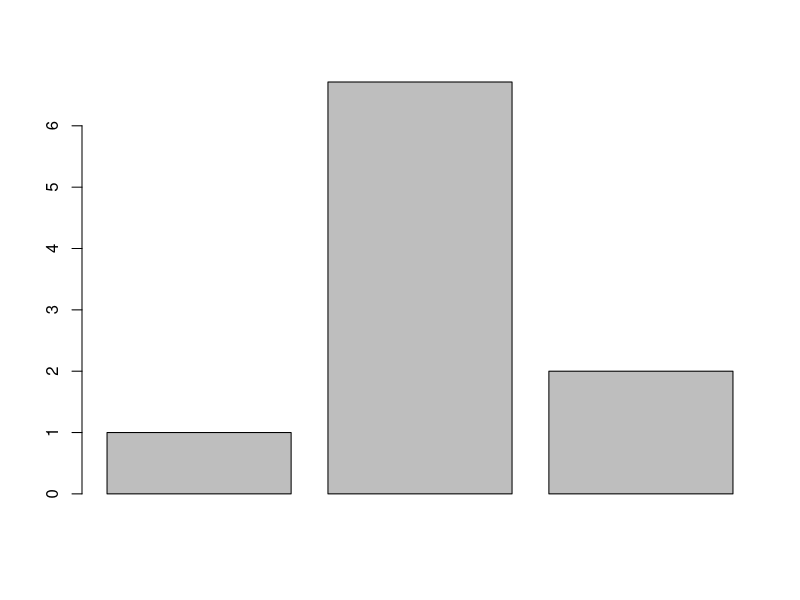
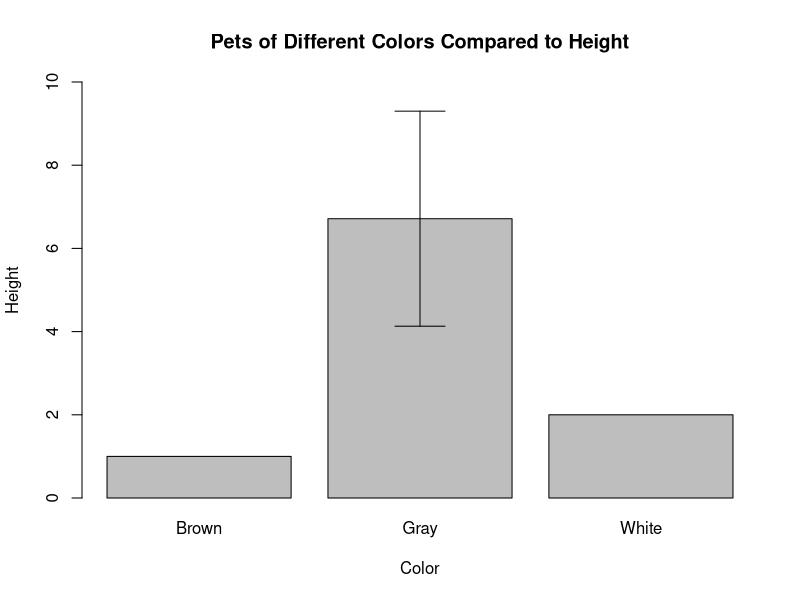
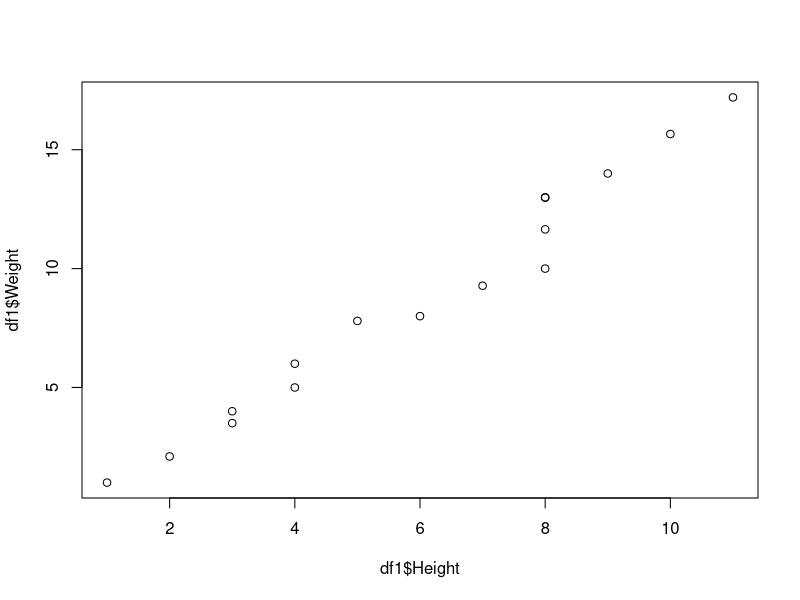
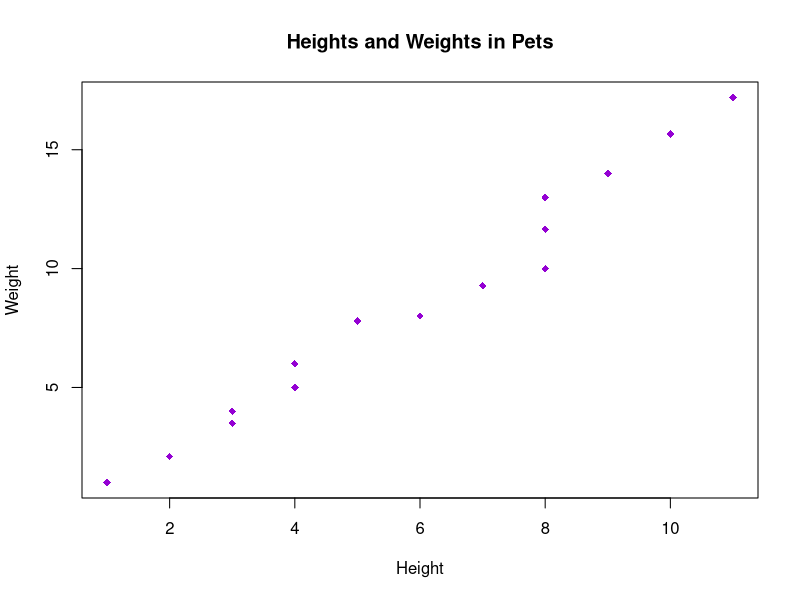
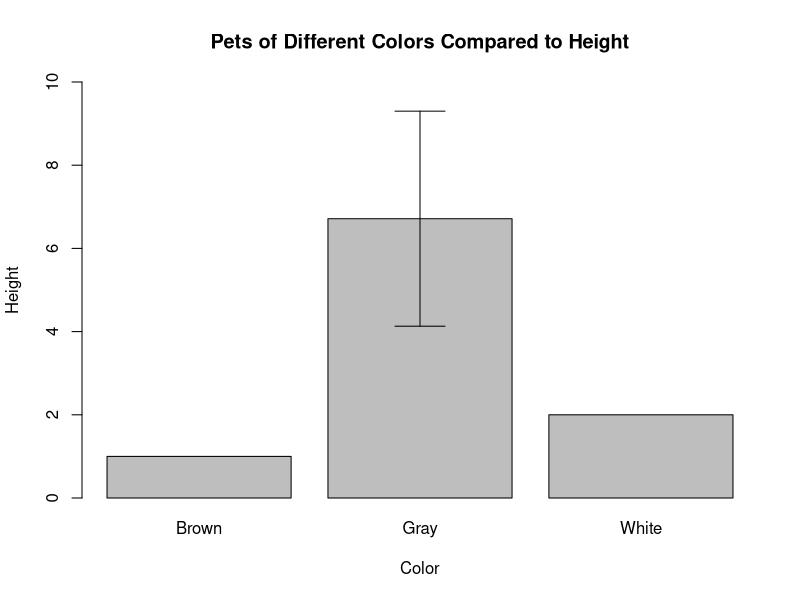

R code for these plots, in order:
LM_wd <- function (repo, folder=NULL) {
  if(missing(folder))
  {
    setwd(print(paste(if (Sys.info()[["sysname"]]=="Windows") {("C:/GitHub")} else {
      if (Sys.info()[["sysname"]]=="Darwin"){("/Users/lydiameckley/GitHub")} else ("for Linux run: setwd('/home/[LydiaMeckley]/GitHub')")
    },"/",repo, sep = "")))}
  else 
    
  {
    setwd(print(paste(if (Sys.info()[["sysname"]]=="Windows") {("C:/GitHub")} else {
      if (Sys.info()[["sysname"]]=="Darwin"){("/Users/lydiameckley/GitHub")} else ("for Linux run: setwd('/home/[LydiaMeckley]/GitHub')")
    },"/",repo, "/", folder, sep = "")))}
}

LM_wd("meckleylg")

# With the data frame you created last week you will:
Pets <- c('Cats','Dogs','Fish','Rabbits','Birds','Hamsters','Guinea Pigs','Snakes','Rats','Mice','Horses','Cows','Donkeys','Mules','Pigs')
Color <- c('Brown','White','Gray','Gray','Gray','Gray','Gray','Gray','Gray','Gray','Gray','Gray','Gray','Gray','Gray')
Age <- c(1,2,3,4,5,6,7,8,9,10,11,12,13,14,15)
Height <- c(1,2,3,3,4,4,5,6,7,8,8,8,8,9,10)
Weight <- c(1,2.1,3.5,4,5,6,7.8,8,9.28,10,11.65,12.98,13,14,15.66)

df <- as.data.frame(cbind(Pets,Color,Age,Height,Weight))

df$Age <- as.numeric(df$Age)
df$Height <- as.numeric(df$Height)
df$Weight <- as.numeric(df$Weight)

Ferrets <- data.frame('Ferrets', 'Gray', 16,11,17.2)

colnames(Ferrets) <- colnames(df)

df1 <- rbind(df, Ferrets)

row.names(df1) <- df1$Pets
df1 <- df1[,-1]
df1

# Create a barplot for one numeric column, grouped by the character vector with 3 unique values (10 points)
df.mean <- aggregate(df1$Height ~ df1$Color, FUN = "mean")
df.mean

colnames(df.mean) <- c("Color","Mean")
df.mean

barplot(df.mean$Mean)
b.plot <- barplot(df.mean$Mean, names.arg = df.mean$Color, ylim = c(0,10), xlab = "Color", ylab = "Height", main = "Pets of Different Colors Compared to Height")

  # Add error bars with mean and standard deviation to the plot
df.sd <- aggregate(df1$Height ~ df1$Color, FUN = "sd")
colnames(df.sd) <- c("Color","StanDev")
df.sd

arrows(b.plot, df.mean$Mean-df.sd$StanDev,
       b.plot, df.mean$Mean+df.sd$StanDev,angle=90,code=3)

  # Change the x and y labels and add a title
#in the code above

  # Export the plot as a PDF that is 4 inches wide and 7 inches tall.
pdf( file = "Week 2 Code/PetsofDifferentColorsComparedtoHeight.pdf", width = 4, height = 7)
b.plot <- barplot(df.mean$Mean, names.arg = df.mean$Color, ylim = c(0,10), xlab = "Color", ylab = "Height", main = "Pets of Different Colors Compared to Height")
arrows(b.plot, df.mean$Mean-df.sd$StanDev,
       b.plot, df.mean$Mean+df.sd$StanDev,angle=90,code=3)
dev.off()

# Create a scatter plot between two of your numeric columns. (10 points)
plot(df1$Weight ~ df1$Height)

  # Change the point shape and color to something NOT used in the example. (WHY DOES IT NEED THE REST OF THE STUFF AND NOT JUST THE PCH=18???)
plot(df1$Weight ~ df1$Height, xlab = "Height", ylab = "Weight", main = "Heights and Weights in Pets", pch=18, col = "darkviolet")
  # Change the x and y labels and add a title
#in the code above

  # Export the plot as a JPEG by using the "Export" button in the plotting pane.

# Upload both plots with the script used to create them to GitHub. (5 points)
  # Follow the same file naming format as last week for the script.
  # Name plots as Lastname_barplot or Lastname_scatterplot. Save them to your "Week2" folder. (5 points)
